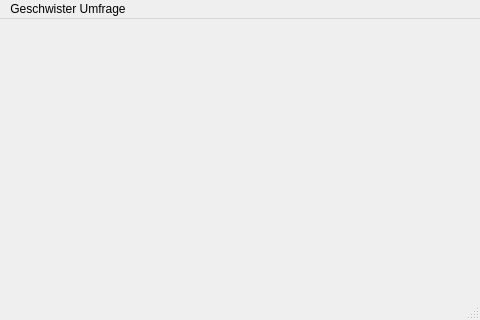
<?xml version="1.0" encoding="UTF-8"?>
<ui version="4.0">
 <class>MainWindow</class>
 <widget class="QMainWindow" name="MainWindow">
  <property name="geometry">
   <rect>
    <x>0</x>
    <y>0</y>
    <width>480</width>
    <height>320</height>
   </rect>
  </property>
  <property name="windowTitle">
   <string>MainWindow</string>
  </property>
  <widget class="QWidget" name="centralwidget"/>
  <widget class="QMenuBar" name="menubar">
   <property name="geometry">
    <rect>
     <x>0</x>
     <y>0</y>
     <width>480</width>
     <height>22</height>
    </rect>
   </property>
   <widget class="QMenu" name="menuGeschwister_Umfrage">
    <property name="title">
     <string>Geschwister Umfrage</string>
    </property>
   </widget>
   <addaction name="menuGeschwister_Umfrage"/>
  </widget>
  <widget class="QStatusBar" name="statusbar"/>
 </widget>
 <resources/>
 <connections/>
</ui>
